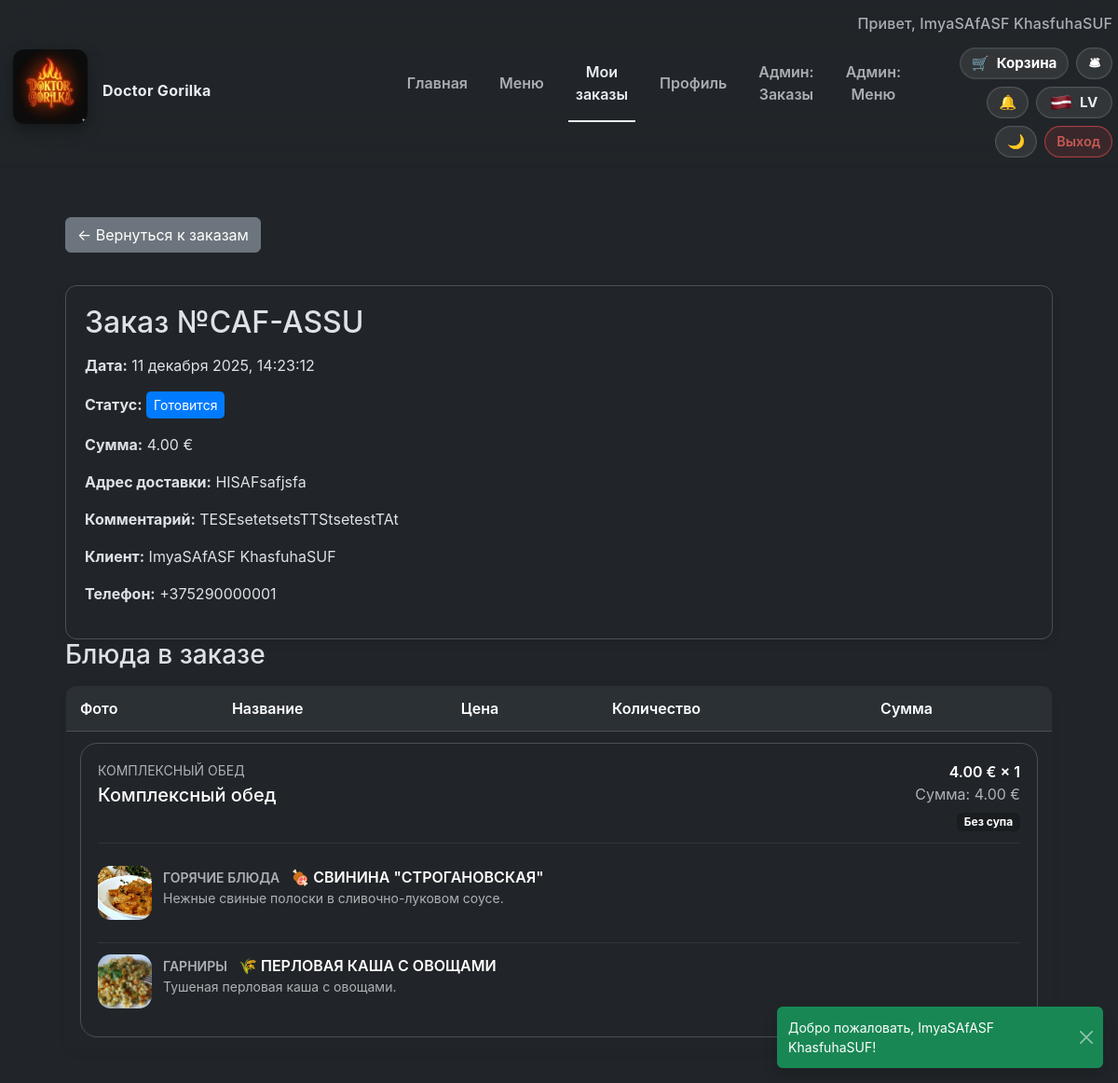
The app's page /orders/view?code=CAF-ASSU (signed in), older data.
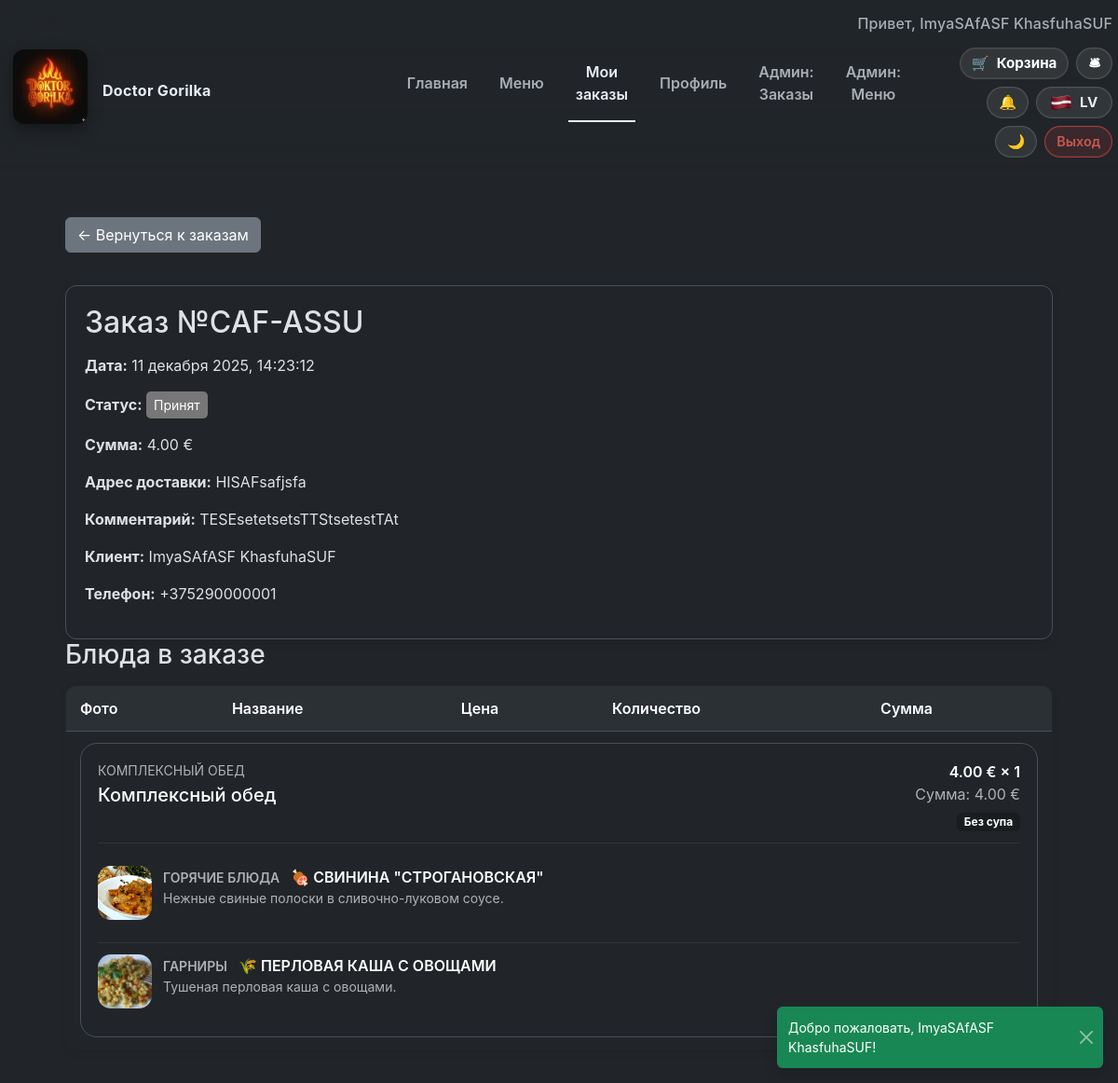
The same page, newer data.
### tables this page shows
CREATE TABLE orders (
        id INTEGER PRIMARY KEY AUTOINCREMENT,
        user_id INTEGER NOT NULL,
        created_at TEXT DEFAULT CURRENT_TIMESTAMP,
        status TEXT CHECK(status IN ('pending','new','cooking','ready','delivered','cancelled')) DEFAULT 'pending',
        total_price REAL,
        delivery_address TEXT, order_code TEXT, comment TEXT,
        FOREIGN KEY (user_id) REFERENCES users(id)
    );

### src/Infrastructure/ViewRenderer.php (called while the page is built, shortened)
<?php
class ViewRenderer
{
    public function render(string $view, array $params = []): string
    {
        $viewFile = $this->basePath . '/' . $view . '.php';
        extract($params, EXTR_SKIP);
        require $viewFile;
        $content = ob_get_clean();
        if ($this->layout && file_exists($this->layout)) {
            return ob_get_clean();
        }
        return $content;
    }
}

### src/Application/Controller/OrderController.php (called while the page is built, shortened)
<?php
class OrderController
{
    public function view(): string
    {
        $orderCode = trim($_GET['code'] ?? '');
        $order = $orderCode !== '' ? $this->orderService->getOrderByCode($orderCode) : null;
        $orderCode = $order->orderCode ?? $orderCode;
        $isAdmin = $this->session->get('role') === 'admin';
        return $this->view->render('orders/view', [
            'title' => 'Doctor Gorilka — ' . translate('orders.view.title', ['id' => $orderCode ?: $order->id]),
            'order' => $order,
            'isAdmin' => $isAdmin,
            'orderId' => $order->id,
            'orderCode' => $orderCode,
        ]);
    }
}

### src/Infrastructure/Router.php (called while the page is built, shortened)
<?php
class Router
{
    private array $routes = [];
    public function addRoute(string $method, string $path, callable $handler): void
    {
        $normalized = $this->normalizePath($path);
        $this->routes[$method][$normalized] = $handler;
    }
    public function dispatch(string $method, string $uri): mixed
    {
        $path = $this->normalizePath(parse_url($uri, PHP_URL_PATH) ?: '/');
        $method = strtoupper($method);
        if (isset($this->routes[$method][$path])) {
            return call_user_func($this->routes[$method][$path]);
        }
        return translate('errors.not_found');
    }
    private function normalizePath(string $path): string
    {
        $path = rtrim($path, '/');
        return $path === '' ? '/' : $path;
    }
}

### src/Application/App.php (called while the page is built, shortened)
<?php
class App
{
    private Router $router;
    private function __construct(Router $router, ViewRenderer $view)
    {
        $this->router = $router;
    }
    public function run(): mixed
    {
        $method = $_SERVER['REQUEST_METHOD'] ?? 'GET';
        $uri = $_SERVER['REQUEST_URI'] ?? '/';
        return $this->router->dispatch($method, $uri);
    }
}

### src/Infrastructure/Repository/OrderRepository.php (called while the page is built, shortened)
<?php
class OrderRepository implements OrderRepositoryInterface
{
    public function findByCode(string $code): ?Order
    {
        $stmt = $this->prepare("SELECT orders.*, users.first_name, users.last_name, users.phone, users.username
            FROM orders
            LEFT JOIN users ON users.id = orders.user_id
            WHERE orders.order_code = :code");
        $stmt->bindValue(':code', $code, SQLITE3_TEXT);
        $row = $stmt->execute()->fetchArray(SQLITE3_ASSOC);
        $order = $this->mapOrder($row);
        if (isset($row['first_name']) || isset($row['last_name']) || isset($row['username'])) {
            $order->customerName = trim(($row['first_name'] ?? '') . ' ' . ($row['last_name'] ?? '')) ?: ($row['username'] ?? null);
        }
        $order->customerPhone = $row['phone'] ?? null;
        return $order;
    }
    private function mapOrder(array $row): Order
    {
        $customerName = null;
        if (isset($row['first_name']) || isset($row['last_name']) || isset($row['username'])) {
            $customerName = trim(($row['first_name'] ?? '') . ' ' . ($row['last_name'] ?? ''));
        }
        $customerPhone = $row['phone'] ?? null;
        return new Order(
            id: (int)$row['id'],
            userId: (int)$row['user_id'],
            status: $row['status'],
            totalPrice: (float)$row['total_price'],
            createdAt: $row['created_at'],
            deliveryAddress: $row['delivery_address'] ?? null,
            orderCode: $row['order_code'] ?? null,
            items: $this->fetchItems((int)$row['id']),
            customerName: $customerName,
            customerPhone: $customerPhone,
            comment: $row['comment'] ?? null,
        );
    }
    private function fetchItems(int $orderId): array
    {
        $stmt = $this->prepare("SELECT order_items.*, menu.title, menu.price AS menu_price, menu.image_url,
            menu.name_original, menu.name_ru, menu.name_lv
            FROM order_items
            JOIN menu ON menu.id = order_items.menu_id
            WHERE order_items.order_id = :oid");
        $stmt->bindValue(':oid', $orderId, SQLITE3_INTEGER);
        $result = $stmt->execute();
        $items = [];
        while ($row = $result->fetchArray(SQLITE3_ASSOC)) {
            $comboDetails = null;
            if (!empty($row['combo_details'])) {
                $decoded = json_decode($row['combo_details'], true);
                if (is_array($decoded)) {
                    $comboDetails = $decoded;
                }
            }
            $price = (float)($row['menu_price'] ?? 0);
            if ($comboDetails && isset($comboDetails['price'])) {
                $price = (float)$comboDetails['price'];
            }
            $items[] = new OrderItem(
                menuId: (int)$row['menu_id'],
                title: $this->resolveOrderItemTitle($row),
                price: $price,
                quantity: (int)$row['quantity'],
                imageUrl: $row['image_url'] ?? null,
                comboDetails: $comboDetails
            );
        }
        return $items;
    }
    private function resolveOrderItemTitle(array $row): string
    {
        if (!empty($row['name_original'])) {
            return $row['name_original'];
        }
        return translate('common.dish');
    }
    private function prepare(string $sql): SQLite3Stmt
    {
        return $this->db->prepare($sql);
    }
}

### src/Application/Service/OrderService.php (called while the page is built, shortened)
<?php
class OrderService
{
    public function getOrderByCode(string $orderCode): ?\App\Domain\Order
    {
        return $this->orders->findByCode($orderCode);
    }
}

### src/helpers.php (called while the page is built, shortened)
<?php
function localizationConfig(): array
{
    static $config;
    if ($config === null) {
        $config = require __DIR__ . '/../config/localization.php';
    }
    return $config;
}
function availableLocales(): array
{
    $config = localizationConfig();
    return $config['locales'] ?? [];
}
function currentLocale(): string
{
    $available = array_keys(availableLocales());
    $default = $available[0] ?? 'ru';
    return $default;
}
function translate(string $key, array $replace = [], ?string $locale = null): string
{
    $locale ??= currentLocale();
    $config = localizationConfig();
    $phrases = $config['phrases'] ?? [];
    $fallbackLocale = $config['fallback'] ?? 'ru';
    $value = $phrases[$locale][$key] ?? $phrases[$fallbackLocale][$key] ?? $key;
    foreach ($replace as $needle => $replacement) {
        $value = str_replace(':' . $needle, $replacement, $value);
    }
    return $value;
}
function translateStatus(?string $status): string
{
    return translate('status.' . $status);
}

### autoload.php (called while the page is built, shortened)
<?php
spl_autoload_register(function (string $class): void {
    $prefixes = [
        'App\\' => __DIR__ . '/src/',
        'Carbon\\' => __DIR__ . '/src/Carbon/',
    ];
    foreach ($prefixes as $prefix => $dir) {
        if (strncmp($prefix, $class, strlen($prefix)) !== 0) {
            continue;
        }
        $relativeClass = substr($class, strlen($prefix));
        $file = $dir . str_replace('\\', '/', $relativeClass) . '.php';
    }
});

### src/Carbon/Carbon.php (called while the page is built, shortened)
<?php
class Carbon
{
    private DateTimeImmutable $dateTime;
    private string $locale = 'en';
    public function __construct(DateTimeImmutable $dateTime)
    {
        $this->dateTime = $dateTime;
    }
    public static function parse(string $time, ?string $timezone = null): self
    {
        $tz = $timezone ? new DateTimeZone($timezone) : null;
        $dt = new DateTimeImmutable($time, $tz);
        return new self($dt);
    }
    public function setTimezone(string $timezone): self
    {
        $clone = clone $this;
        $clone->dateTime = $this->dateTime->setTimezone(new DateTimeZone($timezone));
        return $clone;
    }
    public function locale(string $locale): self
    {
        $clone = clone $this;
        $clone->locale = $locale;
        return $clone;
    }
    public function isoFormat(string $pattern): string
    {
        $intlPattern = strtr($pattern, [
            'dddd' => 'EEEE',
            'ddd' => 'EEE',
            'dd' => 'dd',
            'D' => 'd',
            'MMMM' => 'MMMM',
            'MMM' => 'MMM',
            'MM' => 'MM',
            'M' => 'M',
            'YYYY' => 'yyyy',
            'YY' => 'yy',
            'HH' => 'HH',
            'H' => 'H',
            'mm' => 'mm',
            'm' => 'm',
            'ss' => 'ss',
            's' => 's',
        ]);
        if (class_exists(IntlDateFormatter::class)) {
            $formatter = new IntlDateFormatter(
                $this->locale,
                IntlDateFormatter::FULL,
                IntlDateFormatter::FULL,
                $this->dateTime->getTimezone()->getName(),
                null,
                $intlPattern
            );
            $formatted = $formatter->format($this->dateTime);
            if ($formatted !== false) {
                return $formatted;
            }
        }
        $phpPattern = strtr($pattern, [
            'dddd' => 'l',
            'ddd' => 'D',
            'dd' => 'd',
            'D' => 'j',
            'MMMM' => 'F',
            'MMM' => 'M',
            'MM' => 'm',
            'M' => 'n',
            'YYYY' => 'Y',
            'YY' => 'y',
            'HH' => 'H',
            'H' => 'G',
            'mm' => 'i',
            'm' => 'i',
            'ss' => 's',
            's' => 's',
        ]);
        return $this->dateTime->format($phpPattern);
    }
}

### resources/views/orders/view.php (the view, shortened to what the changed rows need)
<div class="page-container">
<div class="card-panel summary-card">
    <h2><?= htmlspecialchars(translate('orders.view.title', ['id' => $orderCode ?? $orderId])) ?></h2>
    <?php
    $timezone = appTimezone();
    $locale = currentLocale() === 'lv' ? 'lv' : 'ru';
    $createdFormatted = \Carbon\Carbon::parse($order->createdAt, 'UTC')->setTimezone($timezone)->locale($locale)->isoFormat('D MMMM YYYY, HH:mm:ss');
    ?>
    <p><b><?= htmlspecialchars(translate('orders.view.date')) ?></b> <?= htmlspecialchars($createdFormatted) ?></p>
    <p><b><?= htmlspecialchars(translate('orders.view.status')) ?></b>
        <span class="status status-<?= htmlspecialchars($order->status) ?>"><?= htmlspecialchars(translateStatus($order->status)) ?></span>
    </p>
    <p><b><?= htmlspecialchars(translate('orders.view.total')) ?></b> <?= number_format($order->totalPrice, 2, '.', ' ') ?> €</p>
    <p><b><?= htmlspecialchars(translate('orders.view.address')) ?></b> <?= nl2br(htmlspecialchars($order->deliveryAddress ?? '—')) ?></p>
    <?php if (!empty($order->comment)): ?>
        <p><b><?= htmlspecialchars(translate('orders.view.comment')) ?></b> <?= nl2br(htmlspecialchars($order->comment)) ?></p>
    <?php endif; ?>
    <?php if ($isAdmin): ?>
        <p><b><?= htmlspecialchars(translate('orders.view.customer')) ?></b> <?= htmlspecialchars($order->customerName ?? translate('orders.view.user_placeholder', ['id' => $order->userId])) ?></p>
        <p><b><?= htmlspecialchars(translate('orders.view.phone')) ?></b> <?= htmlspecialchars($order->customerPhone ?? translate('orders.view.phone_unknown')) ?></p>
    <?php endif; ?>
</div>
<table class="table">
    <tr>
        <th><?= htmlspecialchars(translate('cart.table.photo')) ?></th>
        <th><?= htmlspecialchars(translate('cart.table.name')) ?></th>
        <th><?= htmlspecialchars(translate('cart.table.price')) ?></th>
        <th><?= htmlspecialchars(translate('cart.table.quantity')) ?></th>
        <th><?= htmlspecialchars(translate('cart.table.sum')) ?></th>
    </tr>
</table>
</div>

Row changes from the older to the newer data that the page shows:
changed orders "Заказ №CAF-ASSU": status "Готовится" → "Принят"
